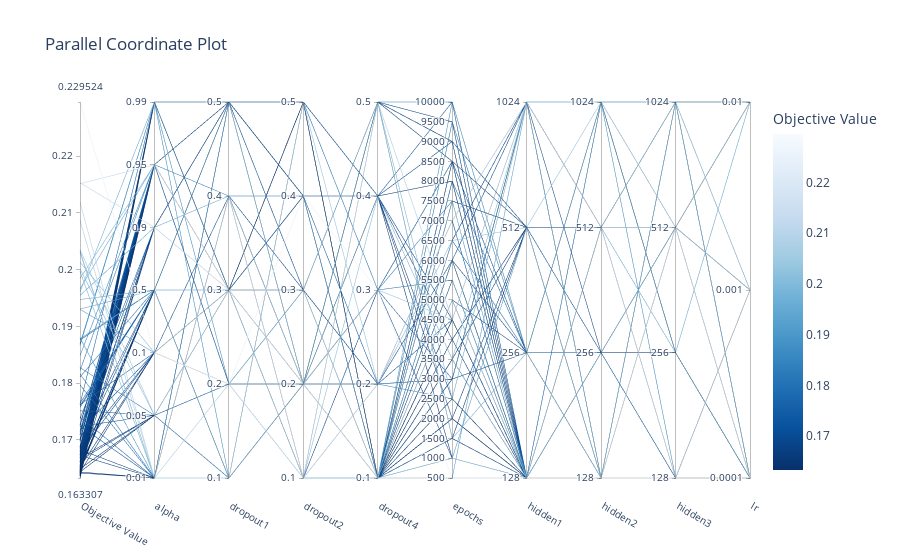

The notebook cell saved with this chart:
### Code cell
plot_parallel_coordinate(study)

### Figure 1 — Plotly figure (JSON) as saved in the notebook; plotly's stock layout.template omitted (floating-point values rounded to 4 significant figures; data arrays with more than 128 entries replaced by an {"elided": "..."} marker saying what was removed)
{"data": [{"dimensions": [{"label": "Objective Value", "range": [0.1633, 0.2295], "values": {"elided": "155 float values"}}, {"label": "alpha", "range": [0, 6], "ticktext": ["0.01", "0.05", "0.1", "0.5", "0.9", "0.95", "0.99"], "tickvals": [0, 1, 2, 3, 4, 5, 6], "values": {"elided": "155 int values"}}, {"label": "dropout1", "range": [0, 4], "ticktext": ["0.1", "0.2", "0.3", "0.4", "0.5"], "tickvals": [0, 1, 2, 3, 4], "values": {"elided": "155 int values"}}, {"label": "dropout2", "range": [0, 4], "ticktext": ["0.1", "0.2", "0.3", "0.4", "0.5"], "tickvals": [0, 1, 2, 3, 4], "values": {"elided": "155 int values"}}, {"label": "dropout4", "range": [0, 4], "ticktext": ["0.1", "0.2", "0.3", "0.4", "0.5"], "tickvals": [0, 1, 2, 3, 4], "values": {"elided": "155 int values"}}, {"label": "epochs", "range": [0, 19], "ticktext": ["500", "1000", "1500", "2000", "2500", "3000", "3500", "4000", "4500", "5000", "5500", "6000", "6500", "7000", "7500", "8000", "8500", "9000", "9500", "10000"], "tickvals": [0, 1, 2, 3, 4, 5, 6, 7, 8, 9, 10, 11, 12, 13, 14, 15, 16, 17, 18, 19], "values": {"elided": "155 int values"}}, {"label": "hidden1", "range": [0, 3], "ticktext": ["128", "256", "512", "1024"], "tickvals": [0, 1, 2, 3], "values": {"elided": "155 int values"}}, {"label": "hidden2", "range": [0, 3], "ticktext": ["128", "256", "512", "1024"], "tickvals": [0, 1, 2, 3], "values": {"elided": "155 int values"}}, {"label": "hidden3", "range": [0, 3], "ticktext": ["128", "256", "512", "1024"], "tickvals": [0, 1, 2, 3], "values": {"elided": "155 int values"}}, {"label": "lr", "range": [0, 2], "ticktext": ["0.0001", "0.001", "0.01"], "tickvals": [0, 1, 2], "values": {"elided": "155 int values"}}], "labelangle": 30, "labelside": "bottom", "line": {"color": {"elided": "155 float values"}, "colorbar": {"title": {"text": "Objective Value"}}, "colorscale": [[0, "rgb(247,251,255)"], [0.125, "rgb(222,235,247)"], [0.25, "rgb(198,219,239)"], [0.375, "rgb(158,202,225)"], [0.5, "rgb(107,174,214)"], [0.625, "rgb(66,146,198)"], [0.75, "rgb(33,113,181)"], [0.875, "rgb(8,81,156)"], [1, "rgb(8,48,107)"]], "reversescale": true, "showscale": true}, "type": "parcoords"}], "layout": {"title": {"text": "Parallel Coordinate Plot"}}}
